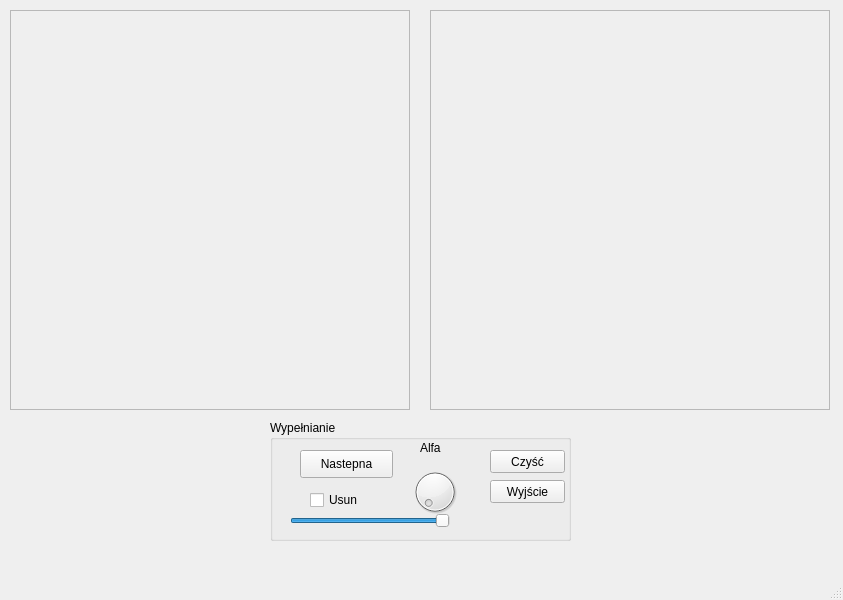
<?xml version="1.0" encoding="UTF-8"?>
<ui version="4.0">
 <class>MainWindow</class>
 <widget class="QMainWindow" name="MainWindow">
  <property name="geometry">
   <rect>
    <x>0</x>
    <y>0</y>
    <width>843</width>
    <height>600</height>
   </rect>
  </property>
  <property name="windowTitle">
   <string>MainWindow</string>
  </property>
  <widget class="QWidget" name="centralWidget">
   <widget class="QFrame" name="rysujFrame">
    <property name="geometry">
     <rect>
      <x>10</x>
      <y>10</y>
      <width>400</width>
      <height>400</height>
     </rect>
    </property>
    <property name="frameShape">
     <enum>QFrame::StyledPanel</enum>
    </property>
    <property name="frameShadow">
     <enum>QFrame::Raised</enum>
    </property>
   </widget>
   <widget class="QGroupBox" name="groupBox">
    <property name="geometry">
     <rect>
      <x>270</x>
      <y>420</y>
      <width>301</width>
      <height>121</height>
     </rect>
    </property>
    <property name="title">
     <string>Wypełnianie</string>
    </property>
    <widget class="QPushButton" name="cleanButton">
     <property name="geometry">
      <rect>
       <x>220</x>
       <y>30</y>
       <width>75</width>
       <height>23</height>
      </rect>
     </property>
     <property name="text">
      <string>Czyść</string>
     </property>
    </widget>
    <widget class="QPushButton" name="exitButton">
     <property name="geometry">
      <rect>
       <x>220</x>
       <y>60</y>
       <width>75</width>
       <height>23</height>
      </rect>
     </property>
     <property name="text">
      <string>Wyjście</string>
     </property>
    </widget>
    <widget class="QPushButton" name="pushButton">
     <property name="geometry">
      <rect>
       <x>30</x>
       <y>30</y>
       <width>93</width>
       <height>28</height>
      </rect>
     </property>
     <property name="text">
      <string>Nastepna</string>
     </property>
    </widget>
    <widget class="QCheckBox" name="checkBox">
     <property name="geometry">
      <rect>
       <x>40</x>
       <y>70</y>
       <width>81</width>
       <height>20</height>
      </rect>
     </property>
     <property name="text">
      <string>Usun</string>
     </property>
    </widget>
    <widget class="QLabel" name="label">
     <property name="geometry">
      <rect>
       <x>150</x>
       <y>20</y>
       <width>31</width>
       <height>16</height>
      </rect>
     </property>
     <property name="text">
      <string>Alfa</string>
     </property>
    </widget>
    <widget class="QDial" name="dial">
     <property name="geometry">
      <rect>
       <x>140</x>
       <y>40</y>
       <width>50</width>
       <height>64</height>
      </rect>
     </property>
     <property name="maximum">
      <number>359</number>
     </property>
    </widget>
    <widget class="QSlider" name="horizontalSlider">
     <property name="geometry">
      <rect>
       <x>20</x>
       <y>90</y>
       <width>160</width>
       <height>22</height>
      </rect>
     </property>
     <property name="minimum">
      <number>1</number>
     </property>
     <property name="maximum">
      <number>200</number>
     </property>
     <property name="value">
      <number>200</number>
     </property>
     <property name="orientation">
      <enum>Qt::Horizontal</enum>
     </property>
    </widget>
   </widget>
   <widget class="QFrame" name="rysujFrame_2">
    <property name="geometry">
     <rect>
      <x>430</x>
      <y>10</y>
      <width>400</width>
      <height>400</height>
     </rect>
    </property>
    <property name="frameShape">
     <enum>QFrame::StyledPanel</enum>
    </property>
    <property name="frameShadow">
     <enum>QFrame::Raised</enum>
    </property>
   </widget>
  </widget>
  <widget class="QMenuBar" name="menuBar">
   <property name="geometry">
    <rect>
     <x>0</x>
     <y>0</y>
     <width>843</width>
     <height>26</height>
    </rect>
   </property>
  </widget>
  <widget class="QStatusBar" name="statusBar"/>
 </widget>
 <layoutdefault spacing="6" margin="11"/>
 <resources/>
 <connections/>
</ui>
